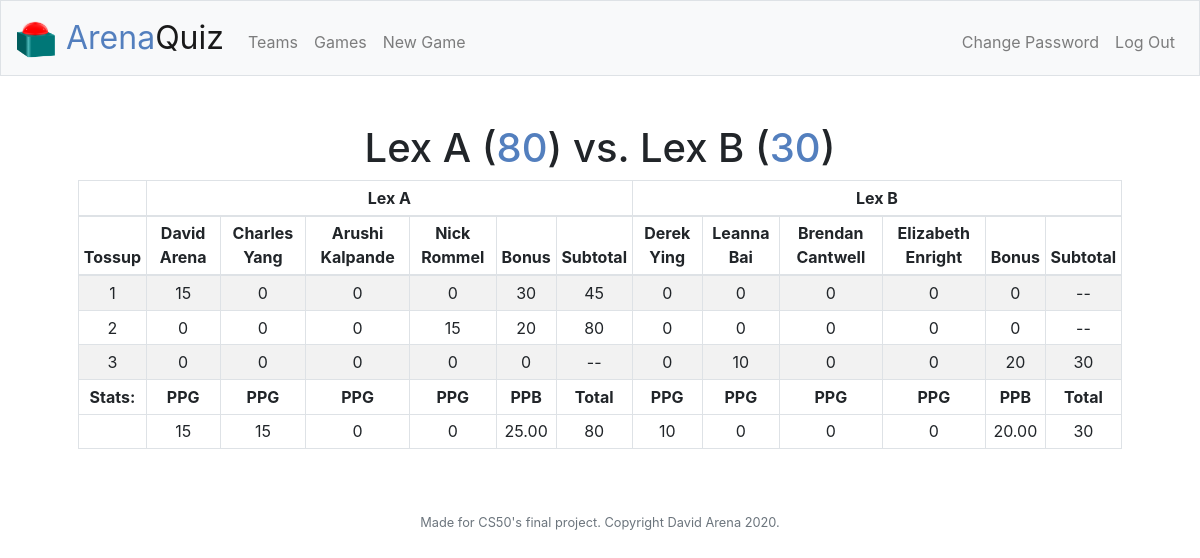
The page /view_game?game_id=54 (signed in) on the database its author committed.
### tables this page shows
CREATE TABLE teams (id INTEGER PRIMARY KEY, user_id INTEGER NOT NULL, name TEXT NOT NULL, FOREIGN KEY (user_id) REFERENCES users(id));

CREATE TABLE players (id INTEGER PRIMARY KEY, user_id INTEGER NOT NULL, name TEXT NOT NULL, team_id INTEGER, FOREIGN KEY (user_id) REFERENCES users(id), FOREIGN KEY (team_id) REFERENCES teams(id));

### app.py (the view)
@app.route("/view_game", methods=["GET"])
@login_required
def view_game():
    if request.method == "GET":
        if not request.args.get("game_id"):
            return apology("Please select a game.", 404)
        gamedata = get_gamedata(request.args.get("game_id"))
        if gamedata == 404:
            return apology("Game does not exist.", 404)
        elif gamedata == 403:
            return apology("You are not allowed to view this game.", 403)
        return render_template("view_game.html", gamedata=gamedata)

### app.py (called while the page is built)
@app.after_request
def after_request(response):
    response.headers["Cache-Control"] = "no-cache, no-store, must-revalidate"
    response.headers["Expires"] = 0
    response.headers["Pragma"] = "no-cache"
    return response

### helpers.py (called while the page is built)
def login_required(f):
    @wraps(f)
    def decorated_function(*args, **kwargs):
        if session.get("user_id") is None:
            return redirect("/login")
        return f(*args, **kwargs)
    return decorated_function

def two_places(value):
    return f"{value:,.2f}"

### templates/view_game.html (shortened to what this page needs)
{% extends "layout.html" %}
{% block main %}
    <h1>{{ gamedata.left_name }} (<span class="bluetext">{{ gamedata.left_score }}</span>) vs.
        {{ gamedata.right_name }} (<span class="bluetext">{{ gamedata.right_score }}</span>)</h1>
    <table class="table table-striped table-bordered table-sm">
        <thead>
            <tr>
                <td></td>
                <th colspan="{{ gamedata.left_players|length + 2}}">{{ gamedata.left_name }}</th>
                <th colspan="{{ gamedata.right_players|length + 2}}">{{ gamedata.right_name }}</th>
            </tr>
            <tr>
                <th>Tossup</th>
                {% for player in gamedata.left_players %}
                    <th>{{ player.name }}</th>
                {% endfor %}
                <th>Bonus</th>
                <th>Subtotal</th>
                {% for player in gamedata.right_players %}
                    <th>{{ player.name }}</th>
                {% endfor %}
                <th>Bonus</th>
                <th>Subtotal</th>
            </tr>
        </thead>
        <tbody>
            {% for t_num in range(1, gamedata.last_tossup + 1) %}
                <tr>
                    <td>{{ t_num }}</td>
                    {% if t_num in gamedata.left_tossups %}
                        {% for player in gamedata.left_players %}
                            {% if gamedata.left_tossups[t_num].player_id == player.id %}
                                <td>{{ gamedata.left_tossups[t_num].score }}</td>
                            {% else %}
                                <td>0</td>
                            {% endif %}
                        {% endfor %}
                        <td>{{ gamedata.left_tossups[t_num].bonus }}</td>
                        <td>{{ gamedata.left_tossups[t_num].subscore }}</td>
                    {% else %}
                        {% for player in gamedata.left_players %}
                            <td>0</td>
                        {% endfor %}
                        <td>0</td>
                        <td>--</td>
                    {% endif %}
                    {% if t_num in gamedata.right_tossups %}
                        {% for player in gamedata.right_players %}
                            {% if gamedata.right_tossups[t_num].player_id == player.id %}
                                <td>{{ gamedata.right_tossups[t_num].score }}</td>
                            {% else %}
                                <td>0</td>
                            {% endif %}
                        {% endfor %}
                        <td>{{ gamedata.right_tossups[t_num].bonus }}</td>
                        <td>{{ gamedata.right_tossups[t_num].subscore }}</td>
                    {% else %}
                        {% for player in gamedata.right_players %}
                            <td>0</td>
                        {% endfor %}
                        <td>0</td>
                        <td>--</td>
                    {% endif %}
                </tr>
            {% endfor %}
        </tbody>
        <tfoot>
            <tr>
                <th>Stats:</th>
                {% for player in gamedata.left_players %}
                    <th>PPG</th>
                {% endfor %}
                <th>PPB</th>
                <th>Total</th>
                {% for player in gamedata.right_players %}
                    <th>PPG</th>
                {% endfor %}
                <th>PPB</th>
                <th>Total</th>
            </tr>
            <tr>
                <td></td>
                {% for player in gamedata.left_ppgs %}
                    <td>{{ gamedata.left_ppgs[player] }}</td>
                {% endfor %}
                <td>{{ gamedata.left_ppb|two_places }}</td>
                <td>{{ gamedata.left_score }}</td>
                {% for player in gamedata.right_ppgs %}
                    <td>{{ gamedata.right_ppgs[player] }}</td>
                {% endfor %}
                <td>{{ gamedata.right_ppb|two_places }}</td>
                <td>{{ gamedata.right_score }}</td>
            </tr>
        </tfoot>
    </table>
{% endblock %}

### static/styles.css (style rules this page uses)
table { margin-left: auto; margin-right: auto; width: 100%; }
.bluetext { color: #537fbe; }

### rows shown on the page
teams: left_name "Lex A"
teams: right_name "Lex B"
players: name "David Arena", left_tossups "15", shows "0"
players: name "Charles Yang", shows "0"
players: name "Arushi Kalpande", shows "0"
players: name "Nick Rommel", shows "0", id "15"
players: name "Derek Ying", shows "0"
players: name "Leanna Bai", right_tossups "10"
players: name "Brendan Cantwell", shows "0"
players: name "Elizabeth Enright", shows "0"

### other values the page prints
{{ gamedata.left_score }} "80"
{{ gamedata.right_score }} "30"
{{ t_num }} "1" "2" "3"
{{ gamedata.left_tossups[t_num].bonus }} "30" "20"
{{ gamedata.left_tossups[t_num].subscore }} "45" "80"
{{ gamedata.right_tossups[t_num].bonus }} "20"
{{ gamedata.right_tossups[t_num].subscore }} "30"
{{ gamedata.left_ppgs[player] }} "15" "15" "0" "0"
{{ gamedata.left_ppb|two_places }} "25.00"
{{ gamedata.right_ppgs[player] }} "10" "0" "0" "0"
{{ gamedata.right_ppb|two_places }} "20.00"
